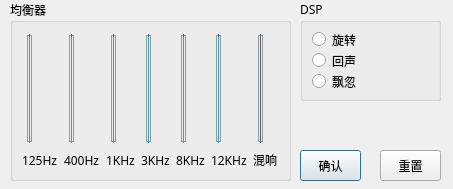
<?xml version="1.0" encoding="UTF-8"?>
<ui version="4.0">
 <class>SoundEffectDialogClass</class>
 <widget class="QDialog" name="SoundEffectDialogClass">
  <property name="geometry">
   <rect>
    <x>0</x>
    <y>0</y>
    <width>453</width>
    <height>189</height>
   </rect>
  </property>
  <property name="sizePolicy">
   <sizepolicy hsizetype="Fixed" vsizetype="Fixed">
    <horstretch>0</horstretch>
    <verstretch>0</verstretch>
   </sizepolicy>
  </property>
  <property name="font">
   <font>
    <family>微软雅黑</family>
    <weight>50</weight>
    <bold>false</bold>
    <underline>false</underline>
    <strikeout>false</strikeout>
    <kerning>false</kerning>
   </font>
  </property>
  <property name="windowTitle">
   <string>音效</string>
  </property>
  <property name="styleSheet">
   <string notr="true"/>
  </property>
  <property name="sizeGripEnabled">
   <bool>false</bool>
  </property>
  <property name="modal">
   <bool>true</bool>
  </property>
  <widget class="QGroupBox" name="eqBox">
   <property name="geometry">
    <rect>
     <x>10</x>
     <y>0</y>
     <width>281</width>
     <height>181</height>
    </rect>
   </property>
   <property name="title">
    <string>均衡器</string>
   </property>
   <layout class="QGridLayout" name="gridLayout">
    <item row="1" column="0">
     <widget class="QLabel" name="lowLabel">
      <property name="text">
       <string>125Hz</string>
      </property>
     </widget>
    </item>
    <item row="0" column="2">
     <widget class="QSlider" name="midFreqSlider">
      <property name="styleSheet">
       <string notr="true">QSlider::groove:vertical {                                
     border: 1px solid #999999;                  
     height: 105px;                                           
     margin: 1px;                                         
     left: 8px; right:8px;
     bottom: 30px; top:30 px;
 }                                                          
QSlider::handle:vertical {                                                
     border: 1px solid #5c5c5c;                
     border-image:url(../Resources/slider.png);
     width:20px;                                             
     margin: -10px -10px;                           
 }
QSlider::add-page:vertical {
        background-color: rgb(37, 168, 198);
        width:4px;
}
QSlider::sub-page:vertical {
        background-color: rgb(87, 97, 106);
        width:4px;
}</string>
      </property>
      <property name="orientation">
       <enum>Qt::Vertical</enum>
      </property>
      <property name="invertedAppearance">
       <bool>true</bool>
      </property>
      <property name="invertedControls">
       <bool>false</bool>
      </property>
     </widget>
    </item>
    <item row="0" column="6">
     <widget class="QSlider" name="reverbSlider">
      <property name="styleSheet">
       <string notr="true">QSlider::groove:vertical {                                
     border: 1px solid #999999;                  
     height: 105px;                                           
     margin: 1px;                                         
     left: 8px; right:8px;
     bottom: 25px; top:25 px;
 }                                                          
QSlider::handle:vertical {                                                
     border: 1px solid #5c5c5c;                
     border-image:url(../Resources/slider.png);
     width:10px;                                             
     margin:-10px -10px;                           
 }
QSlider::add-page:vertical {
        background-color: rgb(37, 168, 198);
        width:4px;
}
QSlider::sub-page:vertical {
        background-color: rgb(87, 97, 106);
        width:4px;
}</string>
      </property>
      <property name="orientation">
       <enum>Qt::Vertical</enum>
      </property>
     </widget>
    </item>
    <item row="0" column="4">
     <widget class="QSlider" name="highFreqSlider">
      <property name="styleSheet">
       <string notr="true">QSlider::groove:vertical {                                
     border: 1px solid #999999;                  
     height: 105px;                                           
     margin: 1px;                                         
     left: 8px; right:8px;
     bottom: 30px; top:30 px;
 }                                                          
QSlider::handle:vertical {                                                
     border: 1px solid #5c5c5c;                
     border-image:url(../Resources/slider.png);
     width:20px;                                             
     margin: -10px -10px;                           
 }
QSlider::add-page:vertical {
        background-color: rgb(37, 168, 198);
        width:4px;
}
QSlider::sub-page:vertical {
        background-color: rgb(87, 97, 106);
        width:4px;
}</string>
      </property>
      <property name="orientation">
       <enum>Qt::Vertical</enum>
      </property>
      <property name="invertedAppearance">
       <bool>true</bool>
      </property>
      <property name="invertedControls">
       <bool>false</bool>
      </property>
     </widget>
    </item>
    <item row="1" column="2">
     <widget class="QLabel" name="midLabel">
      <property name="text">
       <string>1KHz</string>
      </property>
     </widget>
    </item>
    <item row="1" column="6">
     <widget class="QLabel" name="reverbLabel">
      <property name="text">
       <string>混响</string>
      </property>
     </widget>
    </item>
    <item row="1" column="4">
     <widget class="QLabel" name="highLabel">
      <property name="text">
       <string>8KHz</string>
      </property>
     </widget>
    </item>
    <item row="0" column="0">
     <widget class="QSlider" name="lowFreqSlider">
      <property name="styleSheet">
       <string notr="true">QSlider::groove:vertical {                                
     border: 1px solid #999999;                  
     height: 105px;                                           
     margin: 1px;                                         
     left: 8px; right:8px;
     bottom: 30px; top:30 px;
 }                                                          
QSlider::handle:vertical {                                                
     border: 1px solid #5c5c5c;                
     border-image:url(../Resources/slider.png);
     width:20px;                                             
     margin: -10px -10px;                           
 }
QSlider::add-page:vertical {
        background-color: rgb(37, 168, 198);
        width:4px;
}
QSlider::sub-page:vertical {
        background-color: rgb(87, 97, 106);
        width:4px;
}</string>
      </property>
      <property name="orientation">
       <enum>Qt::Vertical</enum>
      </property>
      <property name="invertedAppearance">
       <bool>true</bool>
      </property>
      <property name="invertedControls">
       <bool>false</bool>
      </property>
     </widget>
    </item>
    <item row="0" column="3">
     <widget class="QSlider" name="midhighFreqSlider">
      <property name="styleSheet">
       <string notr="true">QSlider::groove:vertical {                                
     border: 1px solid #999999;                  
     height: 105px;                                           
     margin: 1px;                                         
     left: 8px; right:8px;
     bottom: 30px; top:30 px;
 }                                                          
QSlider::handle:vertical {                                                
     border: 1px solid #5c5c5c;                
     border-image:url(../Resources/slider.png);
     width:20px;                                             
     margin: -10px -10px;                           
 }
QSlider::add-page:vertical {
        background-color: rgb(37, 168, 198);
        width:4px;
}
QSlider::sub-page:vertical {
        background-color: rgb(87, 97, 106);
        width:4px;
}</string>
      </property>
      <property name="orientation">
       <enum>Qt::Vertical</enum>
      </property>
      <property name="invertedAppearance">
       <bool>true</bool>
      </property>
      <property name="invertedControls">
       <bool>false</bool>
      </property>
     </widget>
    </item>
    <item row="0" column="1">
     <widget class="QSlider" name="lowmidFreqSlider">
      <property name="styleSheet">
       <string notr="true">QSlider::groove:vertical {                                
     border: 1px solid #999999;                  
     height: 105px;                                           
     margin: 1px;                                         
     left: 8px; right:8px;
     bottom: 30px; top:30 px;
 }                                                          
QSlider::handle:vertical {                                                
     border: 1px solid #5c5c5c;                
     border-image:url(../Resources/slider.png);
     width:20px;                                             
     margin: -10px -10px;                           
 }
QSlider::add-page:vertical {
        background-color: rgb(37, 168, 198);
        width:4px;
}
QSlider::sub-page:vertical {
        background-color: rgb(87, 97, 106);
        width:4px;
}</string>
      </property>
      <property name="orientation">
       <enum>Qt::Vertical</enum>
      </property>
      <property name="invertedAppearance">
       <bool>true</bool>
      </property>
      <property name="invertedControls">
       <bool>false</bool>
      </property>
     </widget>
    </item>
    <item row="0" column="5">
     <widget class="QSlider" name="extremhighFreqSlider">
      <property name="styleSheet">
       <string notr="true">QSlider::groove:vertical {                                
     border: 1px solid #999999;                  
     height: 105px;                                           
     margin: 1px;                                         
     left: 8px; right:8px;
     bottom: 30px; top:30 px;
 }                                                          
QSlider::handle:vertical {                                                
     border: 1px solid #5c5c5c;                
     border-image:url(../Resources/slider.png);
     width:20px;                                             
     margin: -10px -10px;                           
 }
QSlider::add-page:vertical {
        background-color: rgb(37, 168, 198);
        width:4px;
}
QSlider::sub-page:vertical {
        background-color: rgb(87, 97, 106);
        width:4px;
}</string>
      </property>
      <property name="orientation">
       <enum>Qt::Vertical</enum>
      </property>
      <property name="invertedAppearance">
       <bool>true</bool>
      </property>
      <property name="invertedControls">
       <bool>false</bool>
      </property>
     </widget>
    </item>
    <item row="1" column="1">
     <widget class="QLabel" name="lowmidLabel">
      <property name="text">
       <string>400Hz</string>
      </property>
     </widget>
    </item>
    <item row="1" column="3">
     <widget class="QLabel" name="midhighLabel">
      <property name="text">
       <string>3KHz</string>
      </property>
     </widget>
    </item>
    <item row="1" column="5">
     <widget class="QLabel" name="extremhighLabel">
      <property name="text">
       <string>12KHz</string>
      </property>
     </widget>
    </item>
   </layout>
  </widget>
  <widget class="QGroupBox" name="sqGroupBox">
   <property name="geometry">
    <rect>
     <x>300</x>
     <y>0</y>
     <width>141</width>
     <height>101</height>
    </rect>
   </property>
   <property name="title">
    <string>DSP</string>
   </property>
   <layout class="QGridLayout" name="gridLayout_2">
    <item row="0" column="0">
     <widget class="QRadioButton" name="rotateRadioButton">
      <property name="text">
       <string>旋转</string>
      </property>
     </widget>
    </item>
    <item row="1" column="0">
     <widget class="QRadioButton" name="echoRadioButton">
      <property name="text">
       <string>回声</string>
      </property>
     </widget>
    </item>
    <item row="2" column="0">
     <widget class="QRadioButton" name="flangerRadioButton">
      <property name="text">
       <string>飘忽</string>
      </property>
     </widget>
    </item>
   </layout>
  </widget>
  <widget class="QPushButton" name="confirmPushBtn">
   <property name="geometry">
    <rect>
     <x>300</x>
     <y>150</y>
     <width>61</width>
     <height>31</height>
    </rect>
   </property>
   <property name="text">
    <string>确认</string>
   </property>
  </widget>
  <widget class="QPushButton" name="cancelPushBtn">
   <property name="geometry">
    <rect>
     <x>380</x>
     <y>150</y>
     <width>61</width>
     <height>31</height>
    </rect>
   </property>
   <property name="text">
    <string>重置</string>
   </property>
  </widget>
 </widget>
 <resources/>
 <connections/>
</ui>
